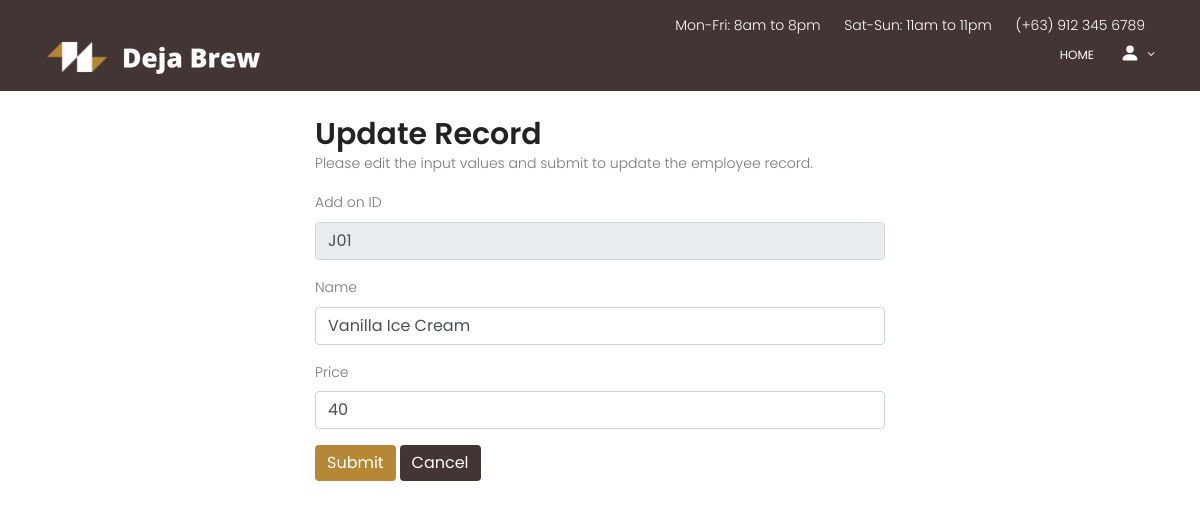
/Home-developer/Menu/add_ons/update.php?id=J01, run on the app's committed database.
### tables this page shows
CREATE TABLE `add_ons` (
  `Addons_ID` varchar(50) NOT NULL COMMENT 'PK for addons',
  `Addons_Name` varchar(50) NOT NULL COMMENT 'Name of addons',
  `Addons_Price` int(50) NOT NULL COMMENT 'Price of addons'
);

### Home-developer/Menu/add_ons/update.php (the view, shortened to what this page needs)
<?php
require_once "config.php";
$aID = $aName = $aPrice = "";
$aID_err = $aName_err = $aPrice_err = "";
if(isset($_POST["id"]) && !empty($_POST["id"])){
    $id = $_POST["id"];
   $input_aID = trim($_POST["aID"]);
   if(empty($input_aID)){
      $aID_err = "Please enter add on ID.";
    } else{
        $aID = $input_aID;
    }
    $input_aName = trim($_POST["aName"]);
    if(empty($input_aName)){
        $aName_err = "Please enter addons Name";
    } else{
        $aName = $input_aName;
    }
    $input_aPrice = trim($_POST["aPrice"]);
    if(empty($input_aPrice)){
        $aPrice_err = "Please enter Price.";
    } else{
        $aPrice = $input_aPrice;
    }
    if(empty($pID_err) && empty($pName_err) && empty($pPrice_err)){
        $sql = "UPDATE add_ons SET Addons_Name=?, Addons_Price=? WHERE Addons_ID='$aID'";
        if($stmt = mysqli_prepare($link, $sql)){
             mysqli_stmt_bind_param($stmt, "ss", $param_aName, $param_aPrice);
             echo "update hello";
            $param_aName = $aName;
            $param_aPrice = $aPrice;
            if(mysqli_stmt_execute($stmt)){
                header("location: add_ons.php");
                exit();
            } else{
                echo "Oops! Something went wrong. Please try again later.";
            }
        }
        mysqli_stmt_close($stmt);
    }
    mysqli_close($link);
} else{
    if(isset($_GET["id"]) && !empty(trim($_GET["id"]))){
        $sql = "SELECT * FROM add_ons WHERE Addons_ID = ?";
        if($stmt = mysqli_prepare($link, $sql)){
            mysqli_stmt_bind_param($stmt, "s", $param_id);
            if(mysqli_stmt_execute($stmt)){
                $result = mysqli_stmt_get_result($stmt);
                if(mysqli_num_rows($result) == 1){
                    $row = mysqli_fetch_array($result, MYSQLI_ASSOC);
                    $aID = $row["Addons_ID"];
                    $aName = $row["Addons_Name"];
                    $aPrice = $row["Addons_Price"];
                } else{
                    header("location: error.php");
                    exit();
                }
            } else{
                echo "Oops! Something went wrong. Please try again later.";
            }
        }
    }  else{
        header("location: error.php");
        exit();
    }
}
?>
 <!DOCTYPE html>
	<html lang="zxx" class="no-js">
	<head>
			<link rel="stylesheet" href="css/linearicons.css">
			<link rel="stylesheet" href="css/owl.carousel.css">
			<link rel="stylesheet" href="css/font-awesome.min.css">
			<link rel="stylesheet" href="css/nice-select.css">
			<link rel="stylesheet" href="css/magnific-popup.css">
			<link rel="stylesheet" href="css/bootstrap.css">
			<link rel="stylesheet" href="css/main.css">
</head>
<body>
<header id="header" id="home" style="background: #433533;">
				<div class="header-top">
		  			<div class="container">
				  		<div class="row justify-content-end">
				  			<div class="col-lg-8 col-sm-4 col-8 header-top-right no-padding">
				  				<ul>
				  					<li>
				  						Mon-Fri: 8am to 8pm
				  					</li>
				  					<li>
				  						Sat-Sun: 11am to 11pm
				  					</li>
				  					<li>
				  						<a href="tel:(012) 6985 236 7512">(+63) 912 345 6789</a>
				  					</li>
				  				</ul>
				  			</div>
				  		</div>
		  			</div>
				</div>
			    <div class="container">
			    	<div class="row align-items-center justify-content-between d-flex">
				      <div id="logo">
				        <a href="../../index.php"><img src="img/logo.png" alt="" title="" /></a>
				      </div>
				      <nav id="nav-menu-container">
				        <ul class="nav-menu">
				          <li class="menu-active"><a href="../../index.php">Home</a></li>
						  <li class="menu-has-children"><a href="">
							  <svg xmlns="http://www.w3.org/2000/svg" width="20" height="20" fill="currentColor" class="bi bi-person-fill" viewBox="0 0 16 16">
								  <path d="M3 14s-1 0-1-1 1-4 6-4 6 3 6 4-1 1-1 1H3zm5-6a3 3 0 1 0 0-6 3 3 0 0 0 0 6z"/>
							  </svg></a>
				          </li>
				        </ul>
				      </nav>
			    	</div>
			    </div>
			  </header>
			<br><br><br>
            <div class="wrapper">
                <div class="container-fluid">
                    <div class="row">
                        <div class="col-md-12">
                            <h2 class="mt-5">Update Record</h2>
                            <p>Please edit the input values and submit to update the employee record.</p>
                            <form action="<?php echo htmlspecialchars(basename($_SERVER['REQUEST_URI'])); ?>" method="post">
                                        <div class="form-group">
                                            <label>Add on ID</label>
                                            <input readonly type="text" name="aID" class="form-control <?php echo (!empty($aID_err)) ? 'is-invalid' : ''; ?>" value="<?php echo $aID; ?>">
                                        </div>
                                        <div class="form-group">
                                            <label>Name</label>
                                            <input type="text" name="aName" class="form-control <?php echo (!empty($aName_err)) ? 'is-invalid' : ''; ?>" value="<?php echo $aName; ?>">
                                        </div>
                                        <div class="form-group">
                                            <label>Price</label>
                                            <input type="text" name="aPrice" class="form-control <?php echo (!empty($aPrice_err)) ? 'is-invalid' : ''; ?>" value="<?php echo $aPrice; ?>">
                                        </div>
                                <input type="submit" class="btn btn-dark" style="background:#B68734; border-style: none;" value="Submit">
                                <a href="add_ons.php" class="btn btn-dark" style="background:#433533; border-style: none;">Cancel</a>
                            </form>
                        </div>
                    </div>
                </div>
            </div>
</body>
</html>

### Home-developer/Menu/add_ons/css/main.css (style rules this page uses)
body { color: #777777; font-family: "Poppins", sans-serif; font-size: 14px; font-weight: 300; line-height: 1.625em; position: relative; }
ol, ul { margin: 0; padding: 0; list-style: none; }
a { -webkit-transition: all 0.3s ease 0s; -moz-transition: all 0.3s ease 0s; -o-transition: all 0.3s ease 0s; transition: all 0.3s ease 0s; }
a, a:focus, a:hover { text-decoration: none; outline: 0; }
h1, h2, h3, h4, h5, h6 { font-family: "Poppins", sans-serif; color: #222222; line-height: 1.2em !important; margin-bottom: 0; margin-top: 0; font-weight: 600; }
h2, .h2 { font-size: 30px; }
.no-padding { padding: 0; }
h2 { font-size: 30px; }
h1, h2, h3, h4, h5, h6 { line-height: 1.5em; }
#header { padding: 14px 0; position: fixed; left: 0; top: 0; right: 0; transition: all 0.5s; z-index: 997; }
.header-top ul { text-align: right; margin-right: 5px; }
.header-top ul li { color: #fff; display: inline-block; margin-right: 20px; }
.header-top ul li a { color: #fff; }
#header #logo img { padding: 0; margin: 0; }
.nav-menu, .nav-menu * { margin: 0; padding: 0; list-style: none; }
.nav-menu li { position: relative; white-space: nowrap; }
.nav-menu > li { float: left; }
.sf-arrows .sf-with-ul { padding-right: 30px; }
.sf-arrows .sf-with-ul:after { content: "\f107"; position: absolute; right: 15px; font-family: FontAwesome; font-style: normal; font-weight: normal; }
#nav-menu-container { margin: 0; }
.nav-menu a { padding: 0 8px 0px 8px; text-decoration: none; display: inline-block; color: #fff; font-weight: 400; font-size: 12px; text-transform: uppercase; outline: none; }
.nav-menu > li { margin-left: 10px; }
#mobile-nav { position: fixed; top: 0; padding-top: 18px; bottom: 0; z-index: 998; background: rgba(0, 0, 0, 0.8); left: -260px; width: 260px; overflow-y: auto; transition: 0.4s; }
#mobile-nav ul { padding: 0; margin: 0; list-style: none; }
#mobile-nav ul li { position: relative; }
#mobile-nav ul li a { color: #fff; font-size: 13px; text-transform: uppercase; overflow: hidden; padding: 10px 22px 10px 15px; position: relative; text-decoration: none; width: 100%; display: block; outline: none; font-weight: 700; }

### Home-developer/Menu/add_ons/update.php (style rules this page uses)
.wrapper { width: 600px; margin: 0 auto; }

### data on the page
add_ons: aID "J01", aName "Vanilla Ice Cream", aPrice "40"
